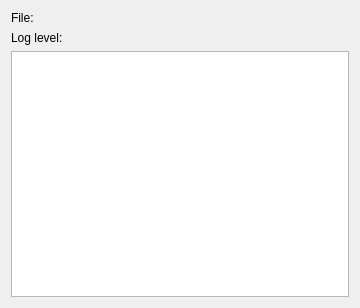
<?xml version="1.0" encoding="UTF-8"?>
<ui version="4.0">
 <class>LogConfigBase</class>
 <widget class="QWidget" name="LogConfigBase">
  <property name="geometry">
   <rect>
    <x>0</x>
    <y>0</y>
    <width>360</width>
    <height>308</height>
   </rect>
  </property>
  <property name="windowTitle">
   <string>Form1</string>
  </property>
  <layout class="QVBoxLayout" name="verticalLayout">
   <item>
    <layout class="QHBoxLayout">
     <property name="spacing">
      <number>6</number>
     </property>
     <property name="margin">
      <number>0</number>
     </property>
     <item>
      <widget class="QLabel" name="TextLabel1_2">
       <property name="text">
        <string>File:</string>
       </property>
       <property name="wordWrap">
        <bool>false</bool>
       </property>
      </widget>
     </item>
     <item>
      <widget class="EditFile" name="edtFile" native="true">
       <property name="sizePolicy">
        <sizepolicy hsizetype="Expanding" vsizetype="Preferred">
         <horstretch>0</horstretch>
         <verstretch>0</verstretch>
        </sizepolicy>
       </property>
      </widget>
     </item>
    </layout>
   </item>
   <item>
    <widget class="QLabel" name="TextLabel1">
     <property name="text">
      <string>Log level:</string>
     </property>
     <property name="wordWrap">
      <bool>false</bool>
     </property>
    </widget>
   </item>
   <item>
    <widget class="QListWidget" name="lstLevel"/>
   </item>
  </layout>
 </widget>
 <customwidgets>
  <customwidget>
   <class>EditFile</class>
   <extends>QWidget</extends>
   <header>simgui/editfile.h</header>
  </customwidget>
 </customwidgets>
 <resources/>
 <connections/>
</ui>
